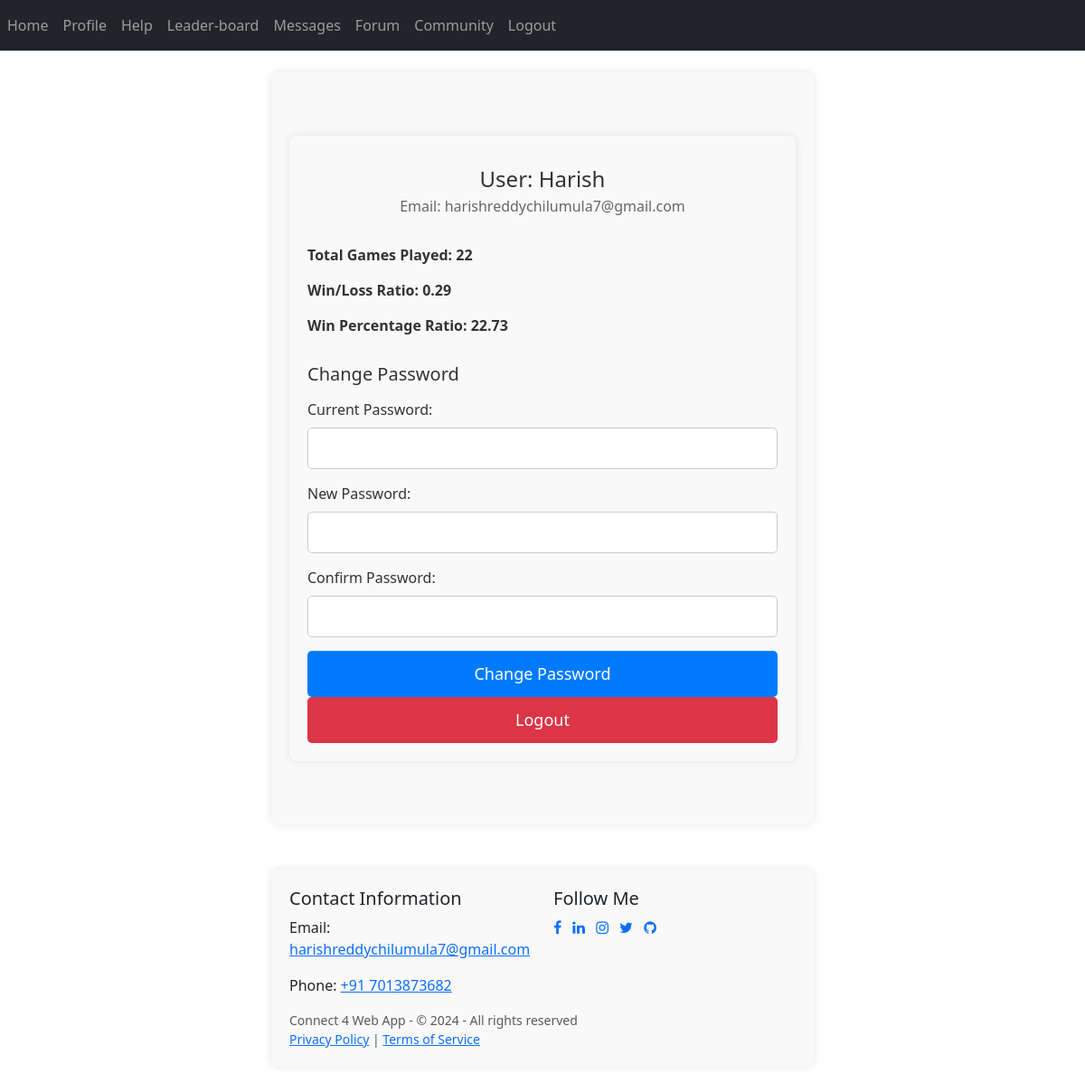
The app's page /profile (signed in) with its own data.
### website/models.py (models this page shows)
class User(db.Model, UserMixin):
    id = db.Column(db.Integer, primary_key=True)
    email = db.Column(db.String(150), unique=True, nullable=False)
    password = db.Column(db.String(150), nullable=False)
    first_name = db.Column(db.String(150), nullable=False)
    games = db.relationship('Game', backref='player', lazy=True)

class Game(db.Model):
    id = db.Column(db.Integer, primary_key=True)
    user_id = db.Column(db.Integer, db.ForeignKey('user.id'), nullable=False)
    played = db.Column(db.Integer, nullable=False, default=0)
    won = db.Column(db.Integer, nullable=False, default=0)
    draw = db.Column(db.Integer, nullable=False, default=0)

### website/views.py (the view)
@views.route('/profile', methods=['GET','POST'])
@login_required
def profile():
    if  request.method == "POST":
        flash('Password succesfully!',category='success')
        return render_template('home.html',user=current_user)
    game=Game.query.filter_by(user_id=current_user.id).first()
    return render_template('profile.html',user=current_user,game=game)

### website/__init__.py (called while the page is built)
def create_app():
    app = Flask(__name__)
    app.config['SECRET_KEY'] = 'hjshjhdjah kjshkjdhjs'
    app.config['SQLALCHEMY_DATABASE_URI'] = f'sqlite:///{DB_NAME}'
    db.init_app(app)
    from .views import views
    from .auth import auth
    app.register_blueprint(views, url_prefix='/')
    app.register_blueprint(auth, url_prefix='/')
    from .models import User, Game
    with app.app_context():
        db.create_all()
    login_manager = LoginManager()
    login_manager.login_view = 'auth.login'
    login_manager.init_app(app)
    @login_manager.user_loader
    def load_user(id):
        return User.query.get(int(id))
    return app

### website/templates/profile.html (shortened to what this page needs)
{% extends "base.html" %}
{% block content %}
<div class="container">
    <div class="profile-info">
        <div class="profile-name">User: {{ user.first_name }}</div>
        <div class="profile-email">Email: {{ user.email }}</div>
    </div>
    {% if game %}
    <div class="stats">
        <div class="stats-item">
            <strong>Total Games Played: {{ game.played }}</strong>
        </div>
        <div class="stats-item">
            <strong>Win/Loss Ratio:
                {% if game.played - game.won != 0 %}
                    {{ '%0.2f'|format(game.won / (game.played - game.won)) }}
                {% else %}
                    N/A
                {% endif %}
            </strong>
        </div>
        <div class="stats-item">
            <strong>Win Percentage Ratio:
                {% if game.played != 0 %}
                    {{ '%0.2f'|format(game.won / game.played *100) }}
                {% else %}
                    N/A
                {% endif %}
            </strong>
        </div>
    </div>
{% else %}
    <p>No game data available.</p>
{% endif %}
    <div class="change-password-form">
        <h3>Change Password</h3>
        <form action="/changepassword" method="post">
            <label for="current-password">Current Password:</label>
            <input type="password" id="current-password" name="current-password" required>
            <label for="new-password">New Password:</label>
            <input type="password" id="new-password" name="new-password" required>
            <label for="confirm-password">Confirm Password:</label>
            <input type="password" id="confirm-password" name="confirm-password" required>
            <input type="submit" value="Change Password">
        </form>
    </div>
    <a href="/logout" class="logout-btn">Logout</a>
</div>
{% endblock %}

### website/templates/profile.html (style rules this page uses)
.container { max-width: 600px; margin: 50px auto; padding: 20px; background-color: #f9f9f9; border-radius: 8px; box-shadow: 0 0 10px rgba(0, 0, 0, 0.1); }
.profile-info { text-align: center; margin-bottom: 30px; }
.profile-name { margin-top: 10px; font-size: 24px; color: #333; }
.profile-email { color: #666; margin-bottom: 20px; }
.stats { margin-bottom: 30px; }
.stats-item { margin-bottom: 15px; font-size: 16px; color: #333; }
.change-password-form { margin-top: 30px; }
.change-password-form h3 { margin-bottom: 15px; font-size: 20px; color: #333; }
.change-password-form label { display: block; margin-bottom: 8px; color: #333; }
.change-password-form input[type="password"] { width: 100%; padding: 10px; margin-bottom: 15px; border: 1px solid #ccc; border-radius: 5px; font-size: 16px; }
.change-password-form input[type="submit"] { display: block; width: 100%; padding: 12px; background-color: #007bff; color: #fff; border: none; border-radius: 5px; cursor: pointer; font-size: 18px; transition: background-color 0.3s ease; }
.logout-btn { display: block; width: 100%; padding: 12px; background-color: #dc3545; color: #fff; border: none; border-radius: 5px; cursor: pointer; font-size: 18px; text-align: center; text-decoration: none; transition: background-color 0.3s ease; }

### records on screen
User: first_name "Harish", email "harishreddychilumula7@gmail.com"
Game: played "22", game.won/(game.played-game.won) "0.29", game.won/game.played*100 "22.73"
